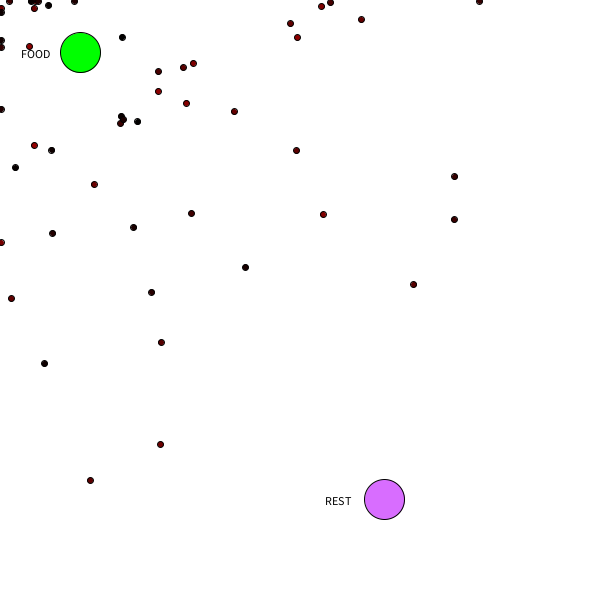
Frame 1 (no input)
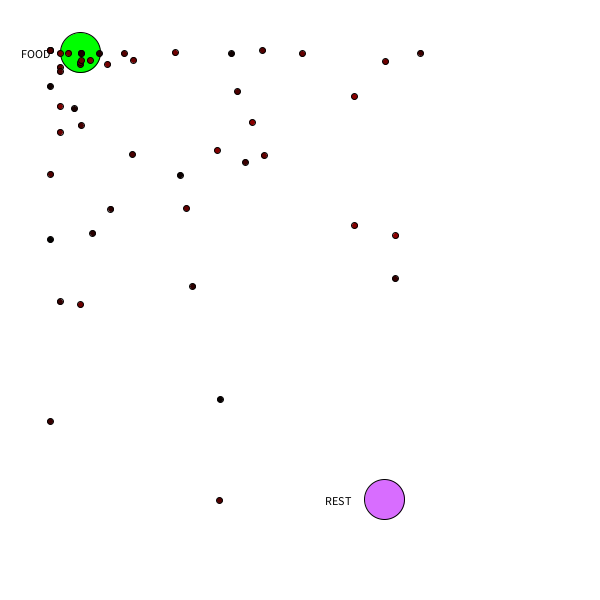
Frame 60 (the mouse pressed at the canvas centre just before this capture)
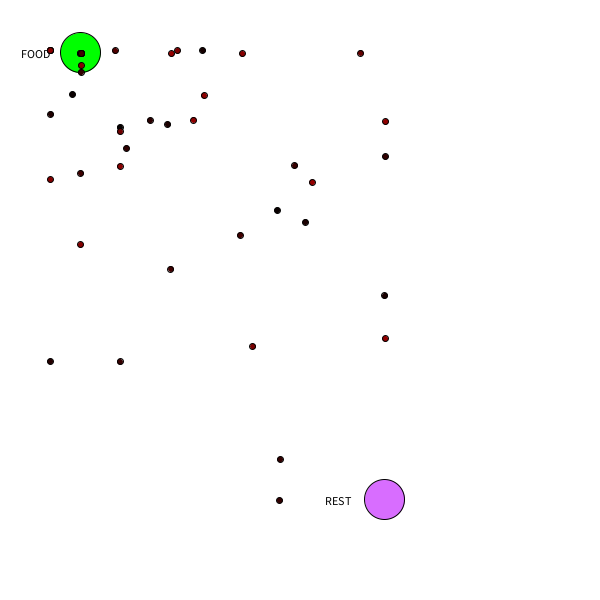
Frame 120 (the mouse held since frame 60 and released just before this capture)

The Processing sketch that drew these frames (run headless with seeded random() and noise(); from frame 60 on, the mouse is pressed at the canvas centre):

// Processing sketch: processing_183029
// ── processing_183029.pde

Food myFood1;
Rest myRest1;

ArrayList bots;
int size;
void setup() {
size(600, 600);
size = 50;
 
 bots = new ArrayList();
 
  for (int i = 0; i<size ; i++) {
    
   float x = random(-40, width - 40);
    float y = random(-40, height - 40);
    float hunger = random(0,10);
    float t = random(10,20);
    
  Ant myAnt =new Ant(x,y,hunger,t);
  bots.add(myAnt);

  }
    
//myAnt1 = new Ant(color(0, 0, 255), width, height, 2, 5, 10);

myFood1 = new Food();
myRest1 = new Rest();

}

void draw() {
background(255);
fill(247,107,107);
//triangle(width/2, height/2, width/2-30, height/2+50, width/2+30, height/2+50);

// fill(107,247,141);
////////// REAL INTERACTION
myFood1.script();
myRest1.script();

 for (int i = 0; i< size; i++) {
   Ant myAnt = (Ant) bots.get(i);
    myAnt.script();  
    myAnt.locateFood(myFood1.getX(), myFood1.getY());
    myAnt.locateRest(myRest1.getX(), myRest1.getY());
    
// myAnt1.locateFood(myFood1.getX(), myFood1.getY());
// myAnt1.locateRest(myRest1.getX(), myRest1.getY());


}
// myAnt1.script();

}

class Ant { 

//color c;
float hunger;
float t; //tiredness

PVector location;
PVector speed;

PVector foodLocation;
PVector restLocation;
PVector target;

int state = 0;



Ant( float tempXpos, float tempYpos, float tempHunger, float tempT) { 
location = new PVector (random (0, tempXpos), random (0, tempYpos));
speed = new PVector (1, 1);
target = new PVector (50,50);
restLocation = new PVector (200,250); 
foodLocation = new PVector (30,40);
hunger = tempHunger;
t = tempT;


}

void setColor (color cC) {
color C = cC;
}

void life() {
  fill(0,0,0);
//text ("hunger", location.x - 10, location.y);
//text(hunger, location.x, location.y);

hunger = hunger - 0.001;
//text ("tiredness", 20, 40);
//text(t, location.x, location.y - 10);

t = t - 0.005;
}

void setTarget (float x, float y) {
target.x = x;
target.y = y;

}

int atTarget(){
if (abs(location.x - target.x) < 10 && abs(location.y - target.y) < 10) 
return 1;
else 
return 0;
}

void display() {
stroke(0);
fill(random(150),0,0);
ellipse(location.x, location.y, 6, 6);
}

void changeState() {
//state 1 - find food
//state 2 - find rest 
//state 3 - at food
//state 4 - at rest
//state 5 - eat
//state 6 - rest
//
if (hunger < 3) state = 1;

if (state != 1 && t < 15) state = 2;

if (location.x == foodLocation.x && location.y == foodLocation.y ) state = 3;
//if (state == 3 && hunger <3) state = 5;
if (location==restLocation) state = 4;

if (state == 1) {
setTarget (foodLocation.x, foodLocation.y);
}


if (state == 2) {setTarget (restLocation.x, restLocation.y);
}

//if (state == 3) { hunger = hunger + 0.1;
//}

//if (state == 4) {t = t + 1 ;}
//}
}




void locateFood (float x, float y) {
foodLocation = new PVector(x, y);
}

void locateRest (float x, float y) {
restLocation = new PVector(x, y);
}

void move() {
if (location.x > target.x) location.x = location.x - speed.x;
if (location.x < target.x) location.x = location.x + speed.x;
if (location.y > target.y) location.y = location.y - speed.y;
if (location.y < target.y) location.y = location.y + speed.y;
}

void script(){

life();
move();
display();
changeState();
}

}

class Food {

int size = 40;
PVector location;

Food () {
location = new PVector (random (0, width), random (0, height));
}

void display() {
fill(0,255,0);
ellipse( location.x, location.y, size, size);

fill (0,0,0);

 text ("FOOD", location.x - 60, location.y+5);
//text (location.y, location.x, location.y+10);

} 

void script(){
display();
}

float getX () {
return location.x;
}

float getY () {
return location.y;
}

}

class Rest {
int size = 40;
PVector location;

Rest () {
location = new PVector (random (0, width), random (0, height));
}

void display() { 

fill (216,109,255);
ellipse(location.x, location.y, size, size);
fill (0,0,0);
text ("REST", location.x - 60, location.y+5);
// text (location.y, location.x, location.y+10);

} 

void script(){
display();
}

float getX () {
return location.x;
}

float getY () {
return location.y;
}

}
